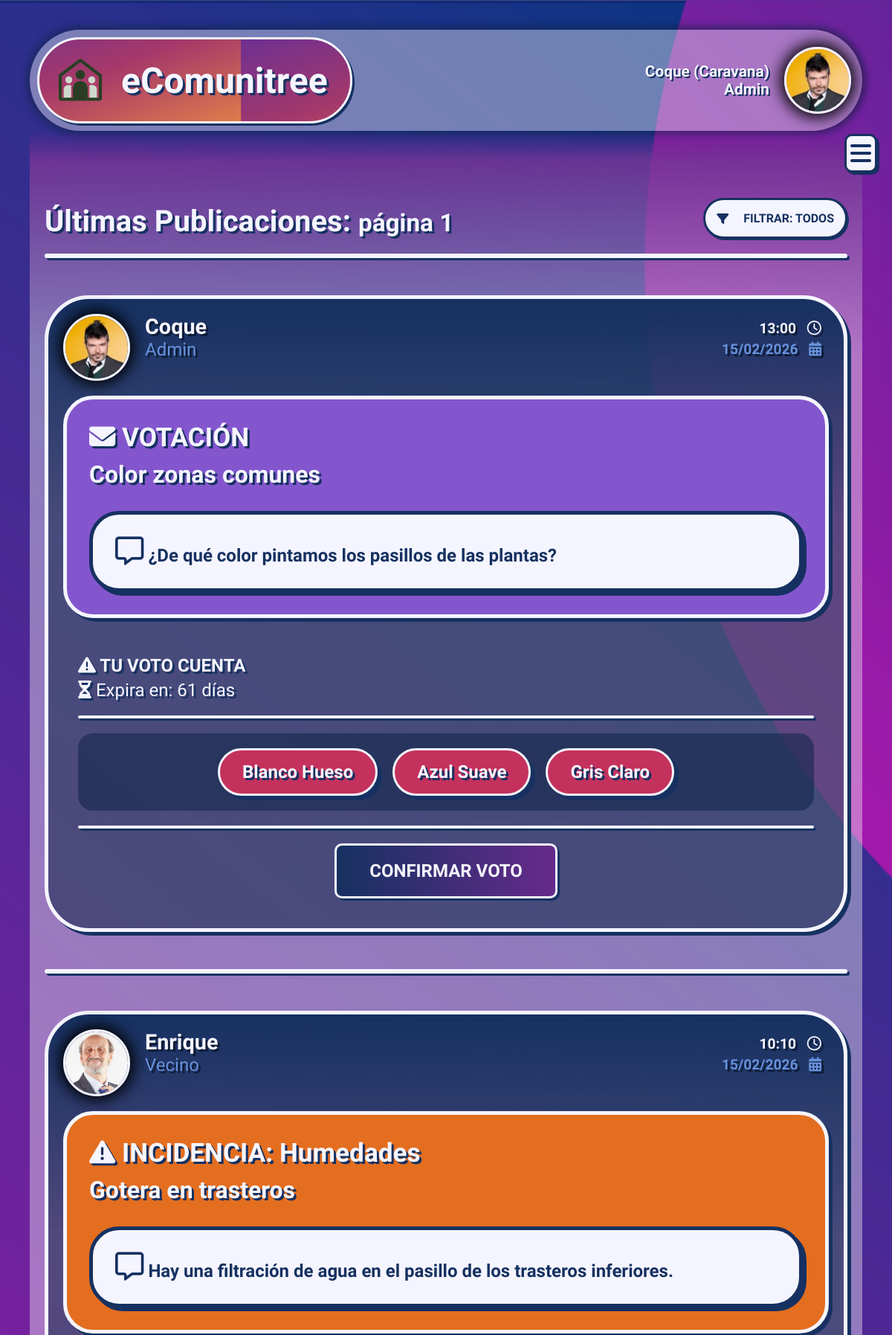
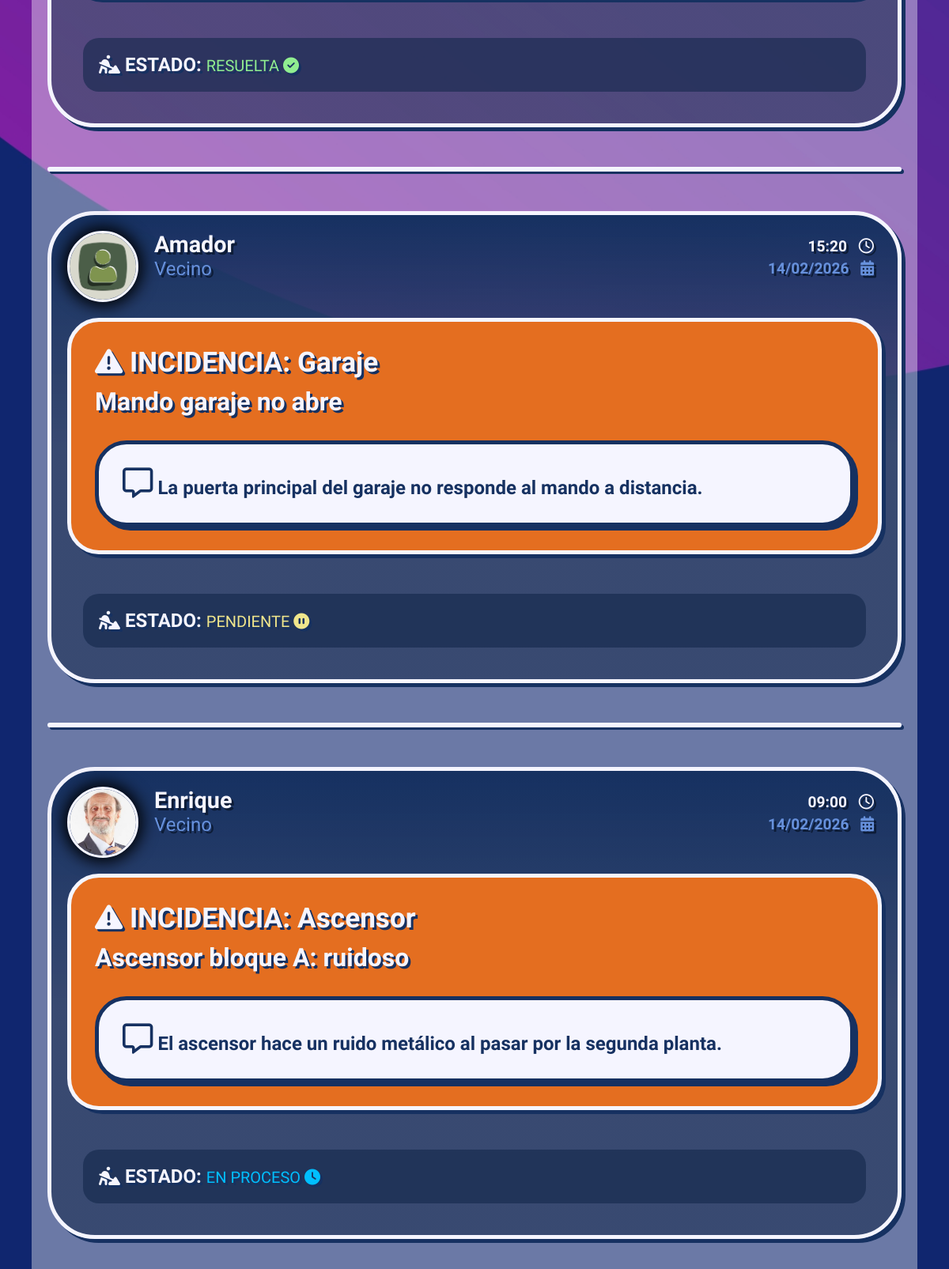
The app's page /index.php (signed in, upper part) with its own data (2 pictures, top to bottom).
### tables this page shows
CREATE TABLE publicaciones (
    id_publicacion INT AUTO_INCREMENT PRIMARY KEY,
    id_usuario INT NOT NULL,
    tipo ENUM('aviso', 'incidencia', 'votacion') NOT NULL,
    titulo VARCHAR(150) NOT NULL,
    contenido TEXT NOT NULL,
    fecha_creacion TIMESTAMP DEFAULT CURRENT_TIMESTAMP,
    FOREIGN KEY (id_usuario) REFERENCES usuarios(id_usuario) ON DELETE CASCADE
);

CREATE TABLE usuarios (
    id_usuario INT AUTO_INCREMENT PRIMARY KEY,
    nombre VARCHAR(100) NOT NULL,
    apellidos VARCHAR(150),
    email VARCHAR(150) NOT NULL UNIQUE,
    password VARCHAR(255) NOT NULL,
    rol ENUM('vecino', 'presidente', 'admin') NOT NULL,
    telefono VARCHAR(20),
    vivienda VARCHAR(20) NOT NULL,
    foto VARCHAR(255) DEFAULT 'default.jpg',
    activo BOOLEAN DEFAULT TRUE,
    fecha_creacion TIMESTAMP DEFAULT CURRENT_TIMESTAMP
);

CREATE TABLE votaciones (
    id_publicacion INT PRIMARY KEY,
    fecha_cierre DATE NOT NULL,
    FOREIGN KEY (id_publicacion) REFERENCES publicaciones(id_publicacion) ON DELETE CASCADE
);

CREATE TABLE opciones_votacion (
    id_opcion INT AUTO_INCREMENT PRIMARY KEY,
    id_publicacion INT NOT NULL,
    texto VARCHAR(150) NOT NULL,
    FOREIGN KEY (id_publicacion) REFERENCES votaciones(id_publicacion) ON DELETE CASCADE
);

CREATE TABLE tipos_incidencia (
    id_tipo_incidencia INT AUTO_INCREMENT PRIMARY KEY,
    nombre VARCHAR(100) NOT NULL,
    descripcion TEXT,
    activo BOOLEAN DEFAULT TRUE
);

CREATE TABLE incidencias (
    id_publicacion INT PRIMARY KEY,
    id_tipo_incidencia INT NOT NULL,
    estado ENUM('pendiente', 'en_proceso', 'resuelta', 'rechazada') DEFAULT 'pendiente',
    foto VARCHAR(255) DEFAULT 'default.jpg',
    FOREIGN KEY (id_publicacion) REFERENCES publicaciones(id_publicacion) ON DELETE CASCADE,
    FOREIGN KEY (id_tipo_incidencia) REFERENCES tipos_incidencia(id_tipo_incidencia)
);

### index.php (the view, shortened to what this page needs)
<?php
    include("db/db.inc");
    $filtro_tipo = isset($_GET['tipo']) ? $_GET['tipo'] : 'todos';
    $where_sql = "";
    $num_lineas = 5;
    $pagina = isset($_GET['pag']) ? max(1, intval($_GET['pag'])) : 1;
    $offset = ($pagina - 1) * $num_lineas;
    $sql_main =
        "SELECT p.*,
            u.nombre AS autor_nombre, u.rol AS autor_rol, u.foto AS autor_foto,
            i.estado, i.foto,
            ti.nombre AS tipo_incidencia_nombre,
            v.fecha_cierre
        FROM publicaciones p
        INNER JOIN usuarios u ON p.id_usuario = u.id_usuario
        LEFT JOIN incidencias i ON p.id_publicacion = i.id_publicacion
        LEFT JOIN tipos_incidencia ti ON i.id_tipo_incidencia = ti.id_tipo_incidencia
        LEFT JOIN votaciones v ON p.id_publicacion = v.id_publicacion
        $where_sql
        ORDER BY fecha_creacion DESC
        LIMIT $num_lineas OFFSET $offset";
    $resultado = $conn->query($sql_main);
    $publicaciones = $resultado->fetch_all(MYSQLI_ASSOC);
?>
<!DOCTYPE html>
<html lang="en">
<head>
    <link rel="stylesheet" href="css/index/index.css">
</head>
<body>
    <header class="body-header" id="inicio">
        <a href="index.php" class="btn-index">
            <img src="img/logo-transparencia.png" alt="logotipo">
            <h1>eComunitree</h1>
        </a>
        <div class="user">
            <div class="user-name">
                <p><?= $_SESSION["nombre"] ?> (<?= $_SESSION["vivienda"] ?>)</p>
                <p><?= ucfirst($_SESSION["rol"]) ?></p>
            </div>
            <a href="desconectar.php" title="Cerrar sesión">
                <img src="img_user/<?= $_SESSION["foto"]; ?>" alt="Perfil de <?= $_SESSION['nombre']; ?>">
            </a>
        </div>
    </header>
    <main>
        <section class="feed">
            <header class="section-header">
                <h2>Últimas Publicaciones: <small>página <?= $pagina ?></small></h2>
                <div class="section-btns">
                    <div class="filter-container">
                        <a href="#" class="btn-filter" onclick="toggleFiltros(event)">
                            <i class="fa-solid fa-filter"></i>
                            <p>FILTRAR: <?= strtoupper($filtro_tipo) ?></p>
                        </a>
                    </div>
                </div>
            </header>
            <?php foreach($publicaciones as $p): ?>
                <hr class="hr-feed">
                <?php $fecha = new DateTime($p['fecha_creacion']); ?>
                <?php if ($p['tipo'] === 'votacion'): ?>
                    <?php
                        $id_votacion = $p['id_publicacion'];
                        $res_opciones = $conn->query(
                            "SELECT * FROM opciones_votacion
                            WHERE id_publicacion = $id_votacion"
                        );
                        $opciones = $res_opciones->fetch_all(MYSQLI_ASSOC);
                        $fecha_cierre = new DateTime($p['fecha_cierre']);
                        $hoy = new DateTime();
                        $diferencia = $hoy->diff($fecha_cierre);
                        $dias_restantes = $diferencia->invert ? "Finalizada" : $diferencia->format('%a días');
                        $id_usuario = $_SESSION['id_usuario'];
                        $check_voto = $conn->query(
                            "SELECT id_opcion FROM votos
                            WHERE id_usuario = $id_usuario
                            AND id_publicacion = $id_votacion"
                        );
                        $ya_votado = ($check_voto->num_rows > 0);
                    ?>
                    <article class="vote-card">
                        <header class="article-header">
                            <div class="article-header-user">
                                <img src="img_user/<?= $p['autor_foto'] ?>" alt="Foto de <?= $p['autor_nombre'] ?>">
                                <div class="user-info">
                                    <strong> <?= $p['autor_nombre'] ?> </strong>
                                    <p> <?= ucfirst($p['autor_rol']) ?> </p>
                                </div>
                            </div>
                            <div class="article-header-date">
                                <strong> <?= $fecha->format('H:i') ?> <i class="fa-regular fa-clock"></i></strong>
                                <p> <?= $fecha->format('d/m/Y') ?> <i class="fa-solid fa-calendar-days"></i></p>
                            </div>
                        </header>
                        <section class="article-body">
                            <header class="article-body-title">
                                <h3>
                                    <i class="fa-solid fa-envelope"></i>
                                    VOTACIÓN
                                </h3>
                                <h4> <?= $p['titulo'] ?> </h4>
                            </header>
                            <div class="article-body-content">
                                <p>
                                    <i class="fa-regular fa-message"></i>
                                    <?= $p['contenido'] ?>
                                </p>
                            </div>
                        </section>
                        <form class="article-footer" method="POST" action="votar.php">
                            <strong>
                                <i class="fa-solid fa-triangle-exclamation"></i>
                                TU VOTO CUENTA
                            </strong>
                            <p>
                                <i class="fa-solid fa-hourglass-half"></i>
                                Expira en: <time> <?= $dias_restantes ?> </time>
                            </p>
                            <hr>
                            <div class="vote-btns">
                                <?php foreach($opciones as $opc): ?>
                                    <label class="vote-option">
                                        <span><?= $opc['texto'] ?></span>
                                    </label>
                                <?php endforeach; ?>
                            </div>
                            <hr>
                            <?php if (!$diferencia->invert): ?>
                                <?php if ($ya_votado): ?>
                                    <div class="voted-msg">
                                        <i class="fa-solid fa-circle-check"></i>
                                        Ya has participado en esta votación.
                                    </div>
                                <?php else: ?>
                                    <button type="submit" class="vote-confirm">CONFIRMAR VOTO</button>
                                <?php endif; ?>
                            <?php else: ?>
                                <button class="vote-confirm disabled" disabled>VOTACIÓN CERRADA</button>
                            <?php endif; ?>
                        </form>
                    </article>
                <?php endif; ?>
                <?php if ($p['tipo'] === 'incidencia'): ?>
                    <article class="incidence-card">
                        <header class="article-header">
                            <div class="article-header-user">
                                <img src="img_user/<?= $p['autor_foto'] ?>" alt="Foto de <?= $p['autor_nombre'] ?>">
                                <div class="user-info">
                                    <strong> <?= $p['autor_nombre'] ?> </strong>
                                    <p> <?= ucfirst($p['autor_rol']) ?> </p>
                                </div>
                            </div>
                            <div class="article-header-date">
                                <strong> <?= $fecha->format('H:i') ?> <i class="fa-regular fa-clock"></i></strong>
                                <p> <?= $fecha->format('d/m/Y') ?> <i class="fa-solid fa-calendar-days"></i></p>
                            </div>
                        </header>
                        <section class="article-body">
                            <header class="article-body-title">
                                <h3>
                                <i class="fa-solid fa-triangle-exclamation"></i>
                                    INCIDENCIA: <?= $p['tipo_incidencia_nombre'] ?>
                                </h3>
                                <h4> <?= $p['titulo'] ?> </h4>
                            </header>
                            <div class="article-body-content">
                                <p>
                                    <i class="fa-regular fa-message"></i>
                                    <?= $p['contenido'] ?>
                                </p>
                            </div>
                        </section>
                        <footer class="article-footer">
                            <div class="estado">
                                <strong><i class="fa-solid fa-person-digging"></i> ESTADO: </strong>
                                <?php
                                    $mensaje_estado = match ($p['estado']) {
                                        'pendiente' => '<small style="color:khaki">PENDIENTE <i class="fa-solid fa-circle-pause"></i></small>',
                                        'en_proceso' => '<small style="color:deepskyblue">EN PROCESO <i class="fa-solid fa-clock"></i></small>',
                                        'resuelta' => '<small style="color:lightgreen">RESUELTA <i class="fa-solid fa-circle-check"></i></small>',
                                        'rechazada' => '<small style="color:tomato">RECHAZADA <i class="fa-solid fa-circle-xmark"></i></small>',
                                    };
                                    echo $mensaje_estado;
                                ?>
                            </div>
                        </footer>
                    </article>
                <?php endif; ?>
            <?php endforeach; ?>
        </section>
        <label for="menu-toggle" class="menu-button"><i class="fa-solid fa-bars"></i></label>
    </main>
</body>
</html>

### records on screen
publicaciones: id_usuario.foto (picture), id_usuario.nombre "Coque", id_usuario.rol "Admin", fecha_creacion "13:00", fecha_creacion "15/02/2026", titulo "Color zonas comunes", contenido "¿De qué color pintamos los pasillos de las plantas?", shows "CONFIRMAR VOTO"
opciones_votacion: texto "Blanco Hueso"
opciones_votacion: texto "Azul Suave"
opciones_votacion: texto "Gris Claro"
publicaciones: id_usuario.foto (picture), id_usuario.nombre "Enrique", id_usuario.rol "Vecino", fecha_creacion "10:10", fecha_creacion "15/02/2026", tipos_incidencia.nombre "Humedades", titulo "Gotera en trasteros", contenido "Hay una filtración de agua en el pasillo de los trasteros inferiores.", incidencias.estado "RESUELTA"
publicaciones: id_usuario.foto (placeholder picture), id_usuario.nombre "Amador", id_usuario.rol "Vecino", fecha_creacion "15:20", fecha_creacion "14/02/2026", tipos_incidencia.nombre "Garaje", titulo "Mando garaje no abre", contenido "La puerta principal del garaje no responde al mando a distancia.", incidencias.estado "PENDIENTE"
publicaciones: id_usuario.foto (picture), id_usuario.nombre "Enrique", id_usuario.rol "Vecino", fecha_creacion "09:00", fecha_creacion "14/02/2026", tipos_incidencia.nombre "Ascensor", titulo "Ascensor bloque A: ruidoso", contenido "El ascensor hace un ruido metálico al pasar por la segunda planta.", incidencias.estado "EN PROCESO"

### other values on screen
$_SESSION["nombre"] "Coque"
$_SESSION["vivienda"] "Caravana"
$_SESSION["rol"] "Admin"
$pagina "1"
$filtro_tipo "TODOS"
